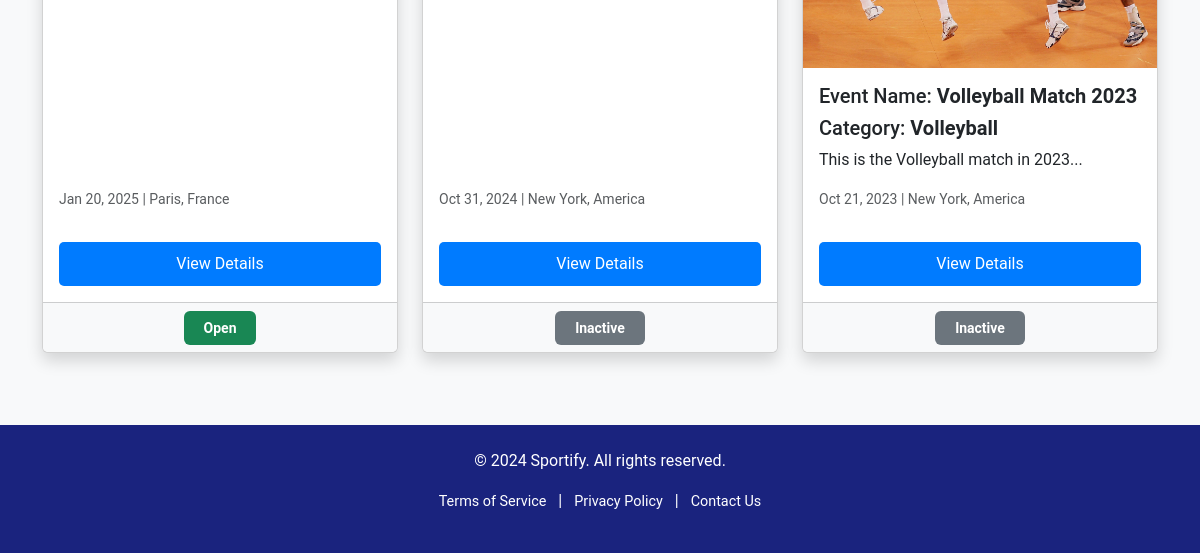
Before: / (lower part) with the older database file.
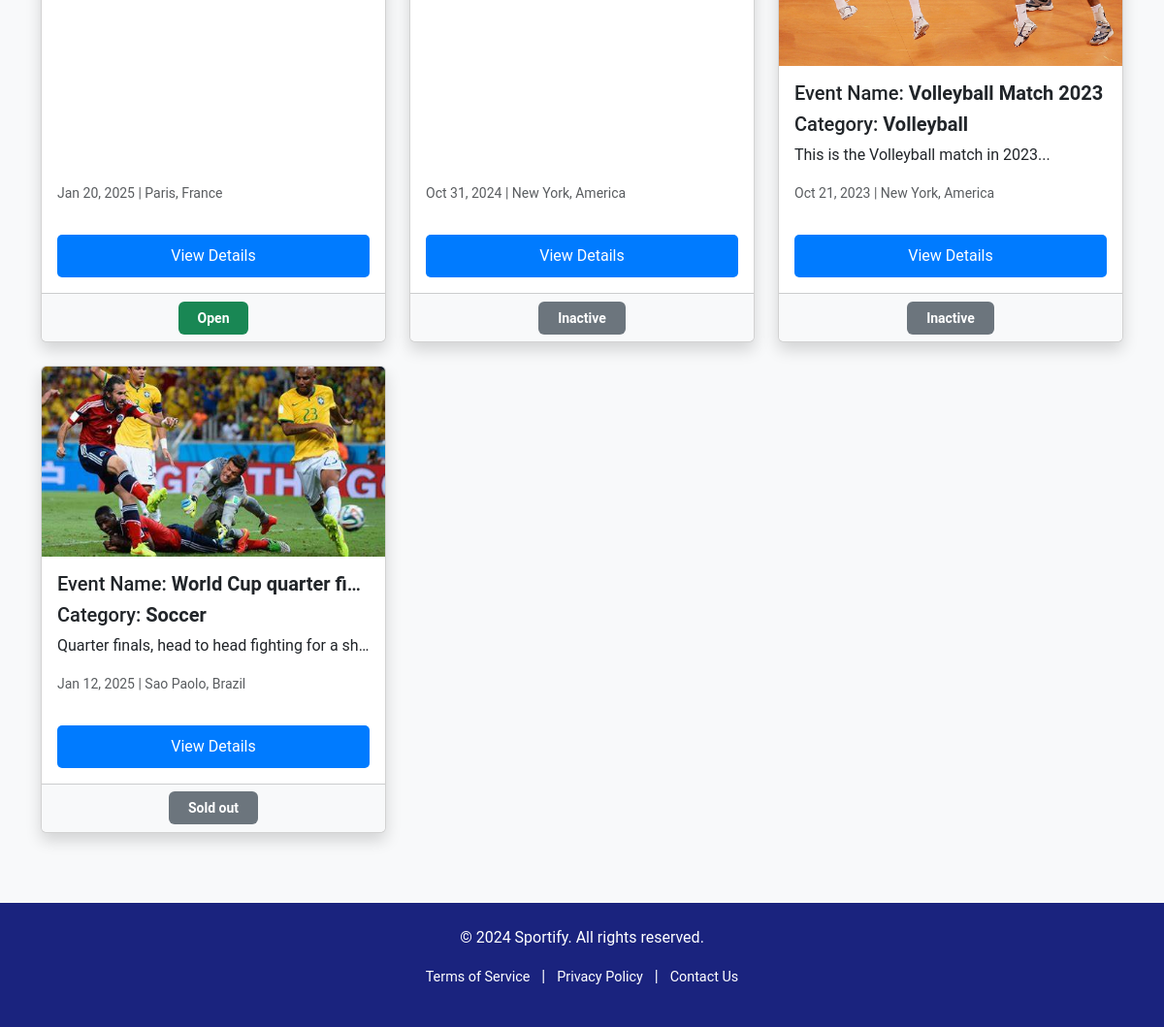
After: the same page with the newer database file.
### website/models.py (models this page shows, shortened)
class Event(db.Model):
    __tablename__ = 'events'
    id = db.Column(db.Integer, primary_key=True)
    name = db.Column(db.String(80), nullable=False)
    description = db.Column(db.Text, nullable=False)
    image = db.Column(db.String(150), nullable=False)  # Store path to the image
    price = db.Column(db.Integer, nullable=False)
    location = db.Column(db.String(150), nullable=False)
    datetime = db.Column(db.DateTime, nullable=False)
    capacity = db.Column(db.Integer, nullable=False)
    category = db.Column(db.String(50), nullable=False)
    status = db.Column(
        Enum(
            'Open', 'Inactive', 'Cancelled','Sold out', name='status of event'
        ),
        default='Open',
        nullable=False)
    user_id = db.Column(db.Integer, db.ForeignKey('users.id'), nullable=False)
    comments = db.relationship('Comment', backref='event', lazy=True)
    order = db.relationship('Order', backref='event', lazy=True)

### website/views.py (the view)
@main_bp.route('/')
def index():
    categories = [
        'soccer', 'basketball', 'tennis', 'cricket', 'swimming', 'athletics',
        'rugby', 'golf', 'cycling', 'boxing', 'martial_arts', 'esports',
        'badminton', 'volleyball', 'baseball', 'hockey', 'gymnastics',
        'motorsport', 'squash', 'table_tennis', 'other'
    ]
    category = request.args.get('category', 'all')
    if category != 'all':
        events = Event.query.filter_by(category=category).all()
    else:
        events = Event.query.all()
    for event in events:
        if event.datetime < datetime.now() and event.status == 'Open':
            event.status = 'Inactive'
            db.session.commit()
    return render_template(
        'index.html',
        events=events,
        categories=categories,
        selected_category=category
    )

### website/templates/index.html (shortened to what this page needs)
{% extends "base.html" %}
{% block content %}
<section id="events" class="container my-5">
    <div class="row">
        {% if events %}
            {% for event in events %}
            <div class="col-md-4 mb-4">
                <div class="card h-100 shadow event-card">
                    <img src="{{ event.image }}" class="card-img-top" alt="{{ event.name }}">
                    <div class="card-body d-flex flex-column">
                        <h5 class="card-title">Event Name: <strong>{{ event.name }}</strong></h5>
                        <h5 class="card-title">Category: <strong>{{ event.category.title() }}</strong></h5>
                        <p class="card-text">{{ event.description[:100] }}...</p>
                        <p class="card-text mt-auto">
                            <small class="text-muted">
                                 {{ event.datetime.strftime('%b %d, %Y') }} |
                                 {{ event.location }}
                            </small>
                        </p>
                        <a href="{{ url_for('event.show', id=event.id) }}"
                           class="btn btn-primary custom-btn mt-3">View Details</a>
                    </div>
                    <div class="card-footer">
                        <span class="badge
                            {% if event.status == 'Open' %}bg-success
                            {% elif event.status == 'Sold Out' %}bg-danger
                            {% elif event.status == 'Cancelled' %}bg-dark
                            {% else %}bg-secondary{% endif %}">
                            {{ event.status }}
                        </span>
                    </div>
                </div>
            </div>
            {% endfor %}
        {% else %}
            <p class="text-center">No events found in this category.</p>
        {% endif %}
    </div>
</section>
{% endblock %}

Changed rows visible on the page:
added Event: image (picture), name "World Cup quarter fi…", category "Soccer", description "Quarter finals, head to head fighting for a sh…", datetime "Jan 12, 2025", location "Sao Paolo, Brazil", status "Sold out"
